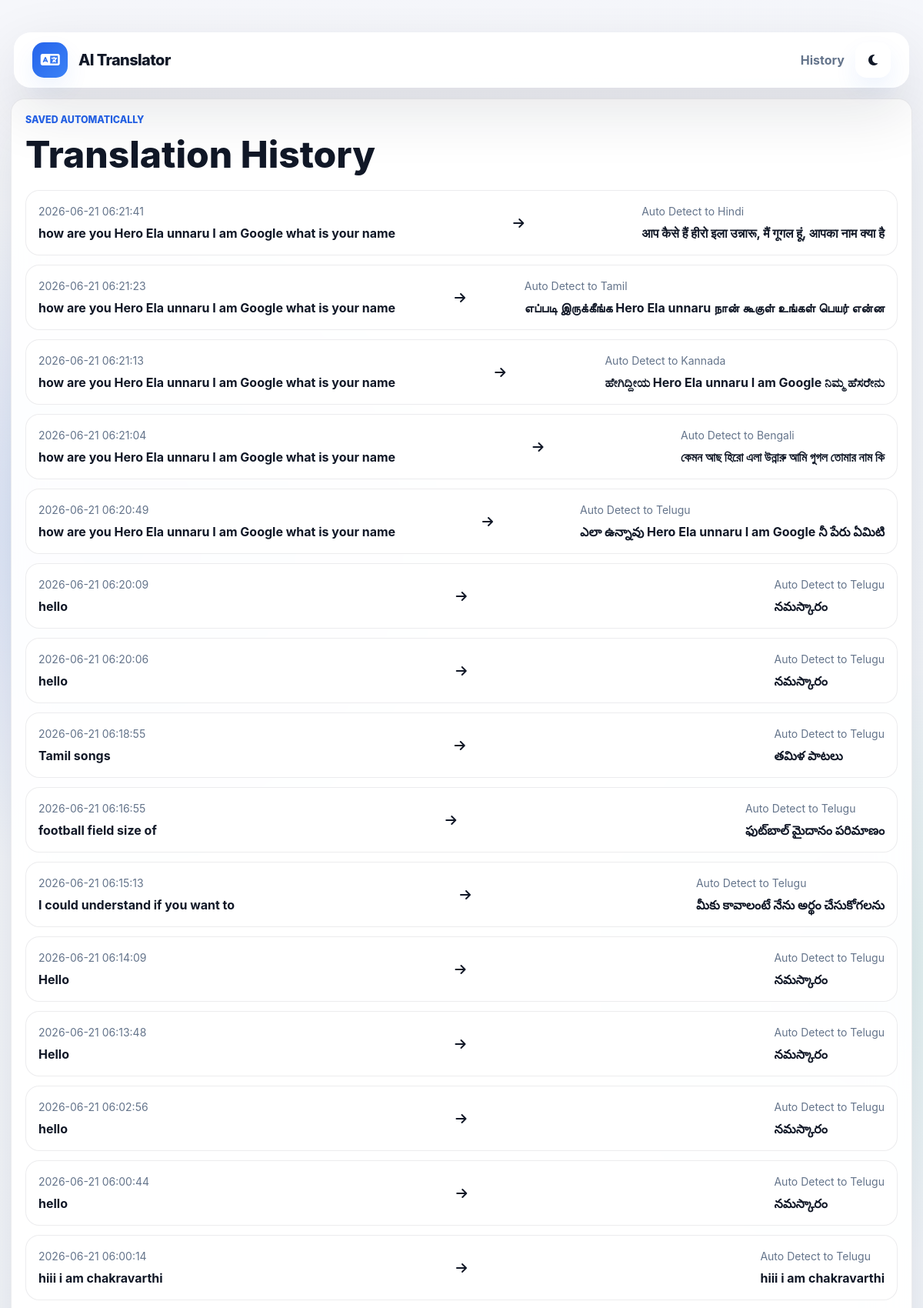
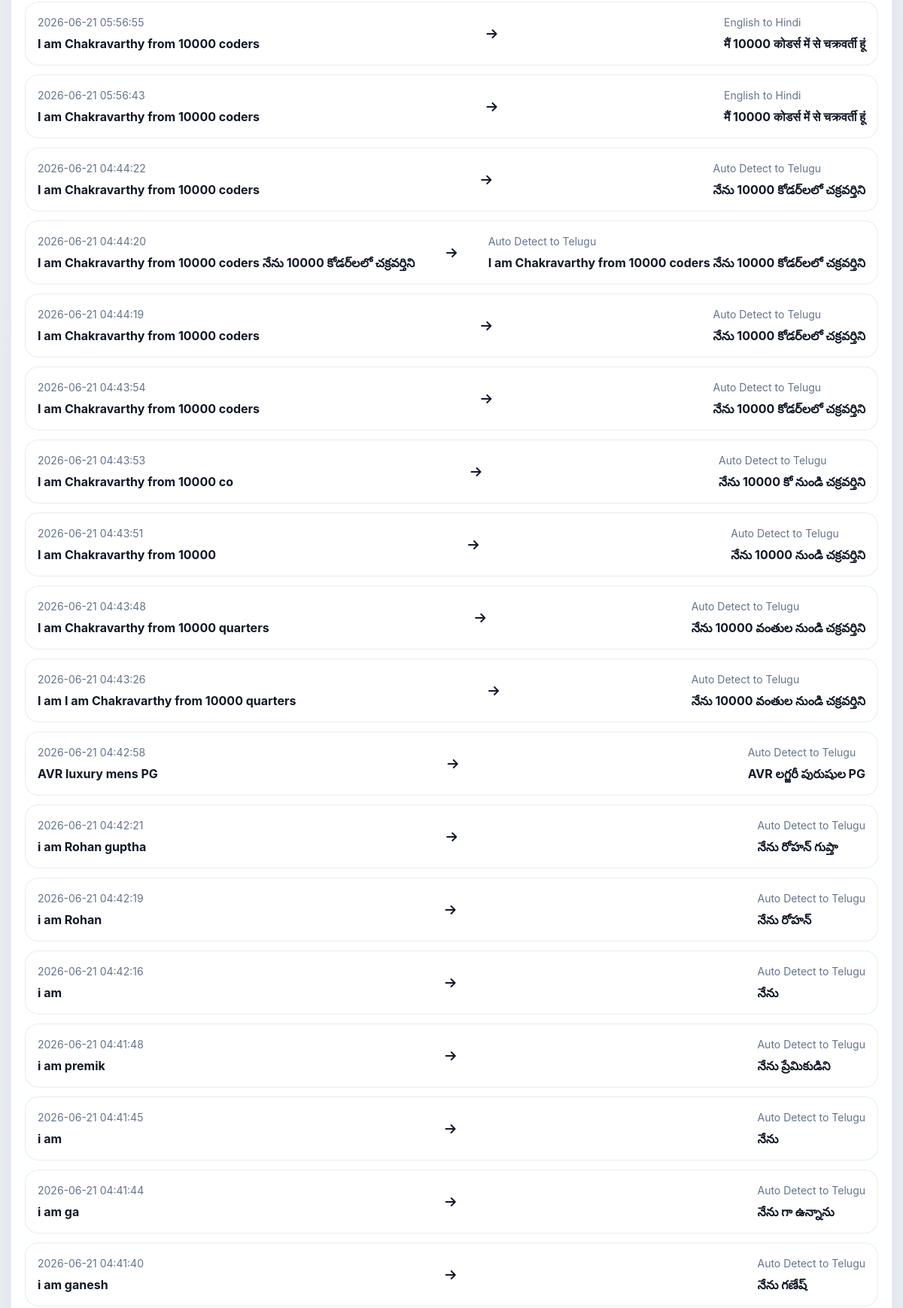
The app's page /history (upper part) with its own data (2 pictures, top to bottom).
### tables this page shows
CREATE TABLE history (
                id INTEGER PRIMARY KEY AUTOINCREMENT,
                original_text TEXT NOT NULL,
                translated_text TEXT NOT NULL,
                source_language TEXT NOT NULL,
                target_language TEXT NOT NULL,
                detected_language TEXT,
                created_at TIMESTAMP DEFAULT CURRENT_TIMESTAMP
            );

### app.py (the view)
    @app.route("/history")
    def history_page():
        return render_template(
            "history.html",
            languages=LANGUAGES,
            history=list_history(100),
        )

### database.py (called while the page is built)
@contextmanager
def get_db() -> Iterator[sqlite3.Connection]:
    conn = sqlite3.connect(DATABASE_PATH, timeout=15)
    conn.row_factory = sqlite3.Row
    conn.execute("PRAGMA foreign_keys=ON")
    conn.execute("PRAGMA journal_mode=MEMORY")
    conn.execute("PRAGMA synchronous=NORMAL")
    try:
        yield conn
        conn.commit()
    except Exception:
        conn.rollback()
        raise
    finally:
        conn.close()

def row_to_dict(row: sqlite3.Row) -> dict:
    return {key: row[key] for key in row.keys()}

### models.py (called while the page is built)
def list_history(limit: int = 25) -> list[dict]:
    with get_db() as conn:
        rows = conn.execute(
            "SELECT * FROM history ORDER BY created_at DESC, id DESC LIMIT ?",
            (limit,),
        ).fetchall()
        return [row_to_dict(row) for row in rows]

### templates/history.html (shortened to what this page needs)
{% extends "base.html" %}
{% block content %}
<section class="list-page glass-panel">
    <div class="panel-heading page-heading">
        <div>
            <p class="eyebrow">Saved automatically</p>
            <h1>Translation History</h1>
        </div>
    </div>
    <div class="history-table">
        {% for item in history %}
        <article class="history-row">
            <div>
                <small>{{ item.created_at }}</small>
                <strong>{{ item.original_text }}</strong>
            </div>
            <i class="fa-solid fa-arrow-right"></i>
            <div>
                <small>{{ languages.get(item.source_language, item.source_language) }} to {{ languages.get(item.target_language, item.target_language) }}</small>
                <strong>{{ item.translated_text }}</strong>
            </div>
        </article>
        {% else %}
        <p class="empty-state">No history yet.</p>
        {% endfor %}
    </div>
</section>
{% endblock %}

### templates/base.html (shortened to what this page needs)
<!doctype html>
<html lang="en">
<head>
    <link href="https://cdn.jsdelivr.net/npm/bootstrap@5.3.3/dist/css/bootstrap.min.css" rel="stylesheet">
    <link href="https://cdnjs.cloudflare.com/ajax/libs/font-awesome/6.5.2/css/all.min.css" rel="stylesheet">
    <link href="{{ url_for('static', filename='css/style.css') }}" rel="stylesheet">
</head>
<body>
    <nav class="navbar navbar-expand-lg floating-nav">
        <div class="container">
            <a class="navbar-brand brand-lockup" href="{{ url_for('index') }}">
                <span class="brand-mark"><i class="fa-solid fa-language"></i></span>
                <span>AI Translator</span>
            </a>
            <div class="nav-actions">
                <a class="nav-link" href="{{ url_for('history_page') }}">History</a>
                <button class="icon-button" id="themeToggle" type="button" aria-label="Toggle theme" title="Toggle theme">
                    <i class="fa-solid fa-moon"></i>
                </button>
            </div>
        </div>
    </nav>
    <main class="page-shell">
        {% block content %}{% endblock %}
    </main>
    <div class="toast-container position-fixed top-0 end-0 p-3" id="toastContainer"></div>
</body>
</html>

### static/css/style.css (style rules this page uses)
:root { --bg-a: #f6f7fb; --bg-b: #eef4fb; --bg-c: #f8fafc; --text: #111827; --muted: #64748b; --panel: rgba(255, 255, 255, 0.92); --panel-strong: rgba(255, 255, 255, 0.98); --border: rgba(15, 23, 42, 0.08); --shadow: 0 28px 80px rgba(15, 23, 42, 0.12); --accent: #2563eb; --accent-2: #3b82f6; --danger: #ef4444; --input: rgba(255, 255, 255, 0.9); }
* { box-sizing: border-box; }
body { min-height: 100vh; margin: 0; color: var(--text); background: radial-gradient(circle at 12% 10%, rgba(37, 99, 235, 0.14), transparent 28rem), radial-gradient(circle at 96% 18%, rgba(16, 185, 129, 0.08), transparent 24rem), linear-gradient(145deg, var(--bg-a), var(--bg-b)); font-family: Inter, ui-sans-serif, system-ui, -apple-system, BlinkMacSystemFont, "Segoe UI", sans-serif; transition: background 280ms ease, color 280ms ease; }
.floating-nav { position: relative; top: 20px; z-index: 20; width: min(1180px, calc(100% - 36px)); margin: 22px auto 0; border-radius: 22px; background: var(--panel); box-shadow: var(--shadow); backdrop-filter: blur(24px); }
.brand-lockup, .nav-actions { display: flex; align-items: center; gap: 14px; }
.brand-lockup { color: var(--text); font-weight: 800; letter-spacing: -0.03em; }
.brand-mark, .icon-button, .control-button, .swap-button { display: inline-flex; align-items: center; justify-content: center; width: 46px; height: 46px; border: 0; border-radius: 15px; color: var(--text); background: var(--panel-strong); box-shadow: 0 14px 30px rgba(37, 99, 235, 0.08); transition: transform 180ms ease, box-shadow 180ms ease, background 180ms ease, color 180ms ease; }
.brand-mark { color: #fff; background: linear-gradient(135deg, var(--accent), var(--accent-2)); }
.nav-link { color: var(--muted); font-weight: 700; }
.page-shell { width: min(1180px, calc(100% - 28px)); margin: 34px auto 32px; }
.glass-panel { border: 1px solid var(--border); border-radius: 18px; background: var(--panel); box-shadow: var(--shadow); backdrop-filter: blur(26px); }
.translator-header, .language-row, .control-bar, .panel-heading, .history-row { display: flex; align-items: center; justify-content: space-between; gap: 14px; }
.eyebrow { margin: 0 0 6px; color: var(--accent); font-size: 0.78rem; font-weight: 800; letter-spacing: 0; text-transform: uppercase; }
h1, h2 { margin: 0; font-weight: 850; letter-spacing: 0; }
h1 { font-size: clamp(2rem, 4vw, 3.4rem); }
.sidebar-panel, .list-page { padding: 18px; }
.mini-card, .history-row { position: relative; border: 1px solid var(--border); border-radius: 18px; background: var(--panel-strong); }
small { color: var(--muted); }
.list-page { min-height: 65vh; }
.page-heading { margin-bottom: 18px; }
.history-table { display: grid; gap: 12px; }
.history-row { grid-template-columns: minmax(0, 1fr) auto minmax(0, 1fr); padding: 16px; }
.history-row div { display: grid; gap: 6px; min-width: 0; }
.history-row strong { overflow-wrap: anywhere; }

### records on screen
history: created_at "2026-06-21 06:21:41", original_text "how are you Hero Ela unnaru I am Google what is your name", get "Auto Detect", get "Hindi", translated_text "आप कैसे हैं हीरो इला उन्नारू, मैं गूगल हूं, आपका नाम क्या है"
history: created_at "2026-06-21 06:21:23", original_text "how are you Hero Ela unnaru I am Google what is your name", get "Auto Detect", get "Tamil", translated_text "எப்படி இருக்கீங்க Hero Ela unnaru நான் கூகுள் உங்கள் பெயர் என்ன"
history: created_at "2026-06-21 06:21:13", original_text "how are you Hero Ela unnaru I am Google what is your name", get "Auto Detect", get "Kannada", translated_text "ಹೇಗಿದ್ದೀಯ Hero Ela unnaru I am Google ನಿಮ್ಮ ಹೆಸರೇನು"
history: created_at "2026-06-21 06:21:04", original_text "how are you Hero Ela unnaru I am Google what is your name", get "Auto Detect", get "Bengali", translated_text "কেমন আছ হিরো এলা উন্নারু আমি গুগল তোমার নাম কি"
history: created_at "2026-06-21 06:20:49", original_text "how are you Hero Ela unnaru I am Google what is your name", get "Auto Detect", get "Telugu", translated_text "ఎలా ఉన్నావు Hero Ela unnaru I am Google నీ పేరు ఏమిటి"
history: created_at "2026-06-21 06:20:09", original_text "hello", get "Auto Detect", get "Telugu", translated_text "నమస్కారం"
history: created_at "2026-06-21 06:20:06", original_text "hello", get "Auto Detect", get "Telugu", translated_text "నమస్కారం"
history: created_at "2026-06-21 06:18:55", original_text "Tamil songs", get "Auto Detect", get "Telugu", translated_text "తమిళ పాటలు"
history: created_at "2026-06-21 06:16:55", original_text "football field size of", get "Auto Detect", get "Telugu", translated_text "ఫుట్‌బాల్ మైదానం పరిమాణం"
history: created_at "2026-06-21 06:15:13", original_text "I could understand if you want to", get "Auto Detect", get "Telugu", translated_text "మీకు కావాలంటే నేను అర్థం చేసుకోగలను"
history: created_at "2026-06-21 06:14:09", original_text "Hello", get "Auto Detect", get "Telugu", translated_text "నమస్కారం"
history: created_at "2026-06-21 06:13:48", original_text "Hello", get "Auto Detect", get "Telugu", translated_text "నమస్కారం"
history: created_at "2026-06-21 06:02:56", original_text "hello", get "Auto Detect", get "Telugu", translated_text "నమస్కారం"
history: created_at "2026-06-21 06:00:44", original_text "hello", get "Auto Detect", get "Telugu", translated_text "నమస్కారం"
history: created_at "2026-06-21 06:00:14", original_text "hiii i am chakravarthi", get "Auto Detect", get "Telugu", translated_text "hiii i am chakravarthi"
history: created_at "2026-06-21 05:56:55", original_text "I am Chakravarthy from 10000 coders", get "English", get "Hindi", translated_text "मैं 10000 कोडर्स में से चक्रवर्ती हूं"
history: created_at "2026-06-21 05:56:43", original_text "I am Chakravarthy from 10000 coders", get "English", get "Hindi", translated_text "मैं 10000 कोडर्स में से चक्रवर्ती हूं"
history: created_at "2026-06-21 04:44:22", original_text "I am Chakravarthy from 10000 coders", get "Auto Detect", get "Telugu", translated_text "నేను 10000 కోడర్‌లలో చక్రవర్తిని"
history: created_at "2026-06-21 04:44:20", original_text "I am Chakravarthy from 10000 coders నేను 10000 కోడర్‌లలో చక్రవర్తిని", get "Auto Detect", get "Telugu", translated_text "I am Chakravarthy from 10000 coders నేను 10000 కోడర్‌లలో చక్రవర్తిని"
history: created_at "2026-06-21 04:44:19", original_text "I am Chakravarthy from 10000 coders", get "Auto Detect", get "Telugu", translated_text "నేను 10000 కోడర్‌లలో చక్రవర్తిని"
history: created_at "2026-06-21 04:43:54", original_text "I am Chakravarthy from 10000 coders", get "Auto Detect", get "Telugu", translated_text "నేను 10000 కోడర్‌లలో చక్రవర్తిని"
history: created_at "2026-06-21 04:43:53", original_text "I am Chakravarthy from 10000 co", get "Auto Detect", get "Telugu", translated_text "నేను 10000 కో నుండి చక్రవర్తిని"
history: created_at "2026-06-21 04:43:51", original_text "I am Chakravarthy from 10000", get "Auto Detect", get "Telugu", translated_text "నేను 10000 నుండి చక్రవర్తిని"
history: created_at "2026-06-21 04:43:48", original_text "I am Chakravarthy from 10000 quarters", get "Auto Detect", get "Telugu", translated_text "నేను 10000 వంతుల నుండి చక్రవర్తిని"
history: created_at "2026-06-21 04:43:26", original_text "I am I am Chakravarthy from 10000 quarters", get "Auto Detect", get "Telugu", translated_text "నేను 10000 వంతుల నుండి చక్రవర్తిని"
history: created_at "2026-06-21 04:42:58", original_text "AVR luxury mens PG", get "Auto Detect", get "Telugu", translated_text "AVR లగ్జరీ పురుషుల PG"
history: created_at "2026-06-21 04:42:21", original_text "i am Rohan guptha", get "Auto Detect", get "Telugu", translated_text "నేను రోహన్ గుప్తా"
history: created_at "2026-06-21 04:42:19", original_text "i am Rohan", get "Auto Detect", get "Telugu", translated_text "నేను రోహన్"
history: created_at "2026-06-21 04:42:16", original_text "i am", get "Auto Detect", get "Telugu", translated_text "నేను"
history: created_at "2026-06-21 04:41:48", original_text "i am premik", get "Auto Detect", get "Telugu", translated_text "నేను ప్రేమికుడిని"
history: created_at "2026-06-21 04:41:45", original_text "i am", get "Auto Detect", get "Telugu", translated_text "నేను"
history: created_at "2026-06-21 04:41:44", original_text "i am ga", get "Auto Detect", get "Telugu", translated_text "నేను గా ఉన్నాను"
history: created_at "2026-06-21 04:41:40", original_text "i am ganesh", get "Auto Detect", get "Telugu", translated_text "నేను గణేష్"
